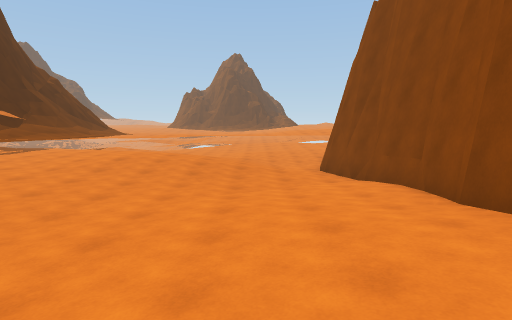
View 1 (above)

16 first-person views from a walk through a Unity game level. The camera is 1.5 m above the floor, tilts 6° down and sees 80° across. The floor is counted in squares, 2 m on a side. Each view is taken from the middle of a square. On the plan, view 1 faces up. The plan holds only what a view shows up to about 10 squares ahead; the rest is blank. The place goes on beyond the plan. The player is left out.

View 2
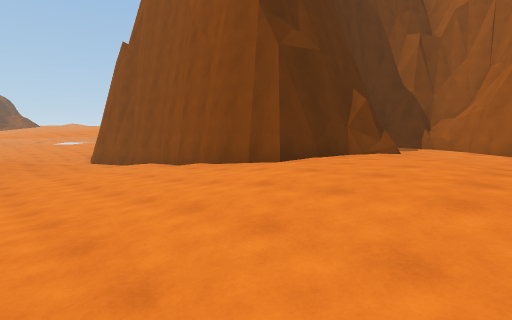

View 3
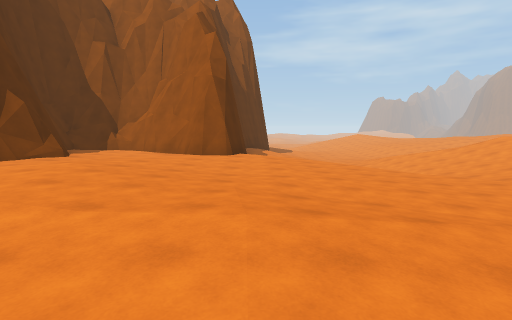

View 4
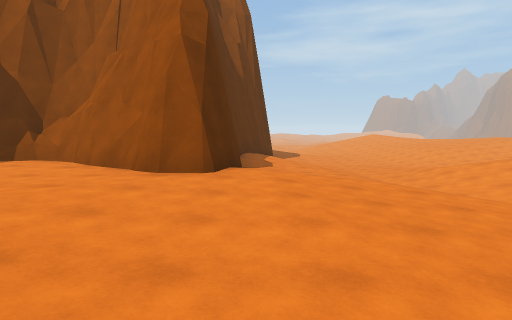

View 5
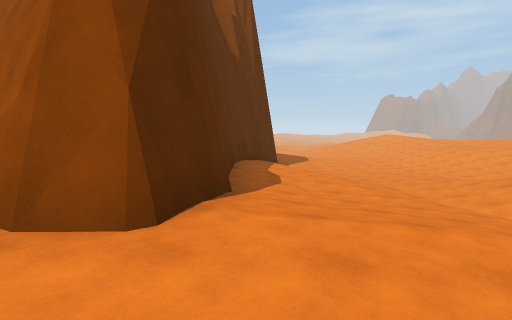

View 6
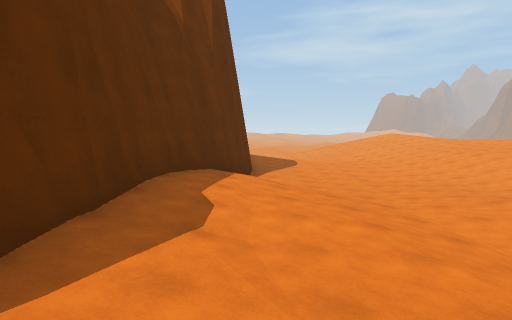

View 7
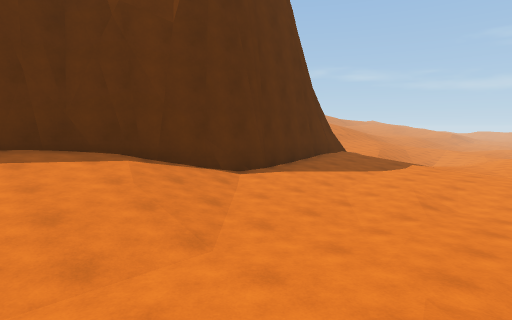

View 8
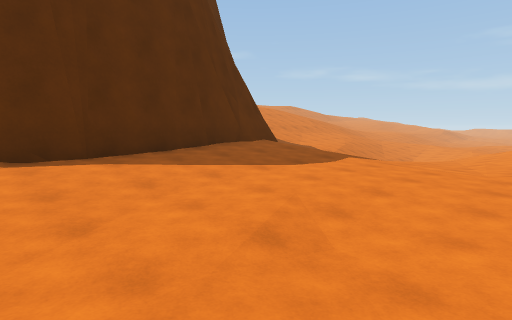

View 9
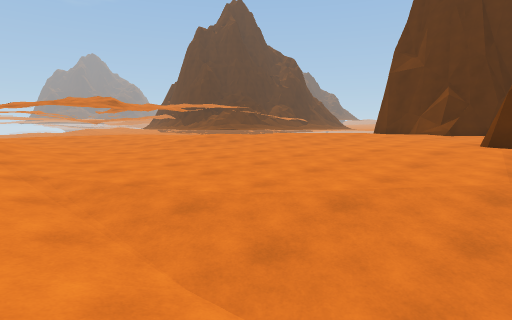

View 10
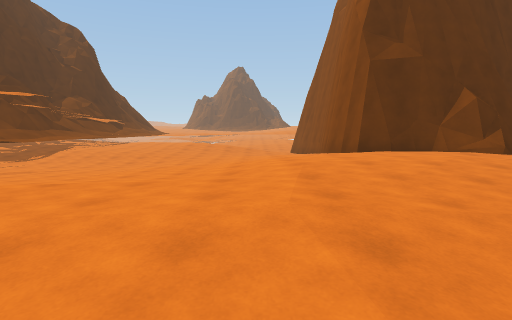

View 11
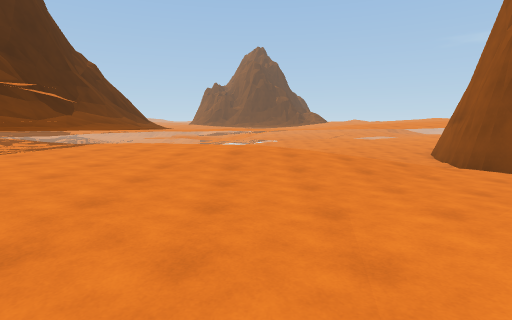

View 12
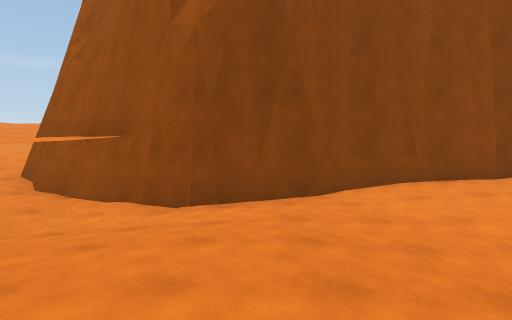

View 13
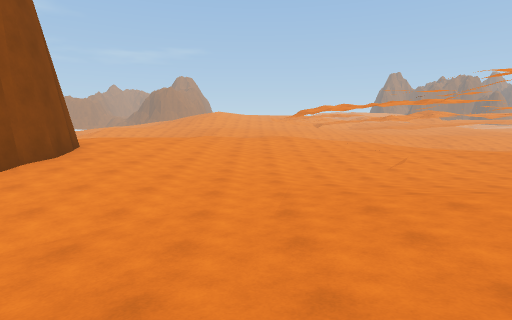

View 14
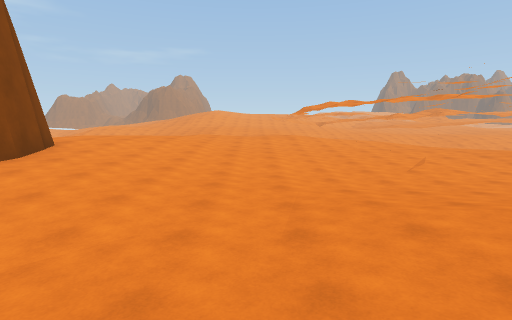

View 15
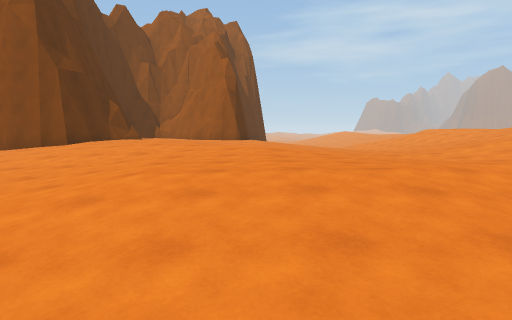

View 16
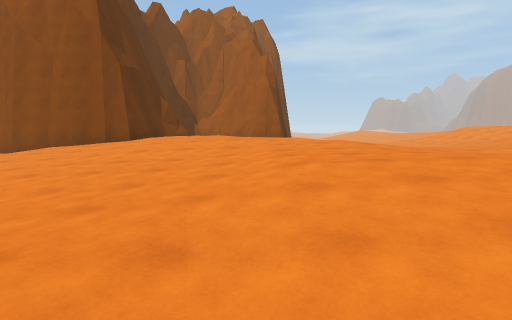

### Floor plan
Key: @ floor where view 1 was taken; # wall or solid block; . main floor; : floor 0.25 m higher than the main floor; - floor 0.25 m lower than the main floor; + floor 0.5 m higher than the main floor; _ floor 0.5 m lower than the main floor; * floor 0.75 m higher than the main floor; < floor 0.75 m lower than the main floor; % floor 1 m higher than the main floor; ( floor 1 m lower than the main floor; & floor 1.25 m higher than the main floor; ! floor 1.25 m lower than the main floor; ? floor 1.5 m lower than the main floor; / step, stairs or slope; = window, fence, low wall or low ledge; ^ raised ledge.
Columns run from 10 left of view 1 to 23 right of it. Each row starts with its distance up from view 1.
 13               #
 12  ^=&        _##
 11 ^^=&      _<<#
 10 ^#=      /-<##
  9  =     +:.._##
  8      :+++..-##
  7     /:::...--#
  6     :.....---#
  5     :.....-..#
  4     .........#
  3     .......::#
  2   /----...:++#
  1   -----...:+*#
  0  ........:@*%#######
 -1  .......:+*%%%%##%%#
 -2  :.....:++%%%%%%%%%#
 -3  ::.::+++*%%&&%%%%##
 -4    .:+**%%%%%%%%%%##
 -5     +*%%%%%%%%*%%%#######
 -6    ++%%%%%%%%****%*+:::+##########
 -7     *%%%%%%%**+++++......//<<<<__
 -8      *%%%***++++++:.----_<((((((((
 -9       %%%*+++++::..-__<<(((!!((((!
-10        %%*++++::..-_<<(((!!!!!(!!?
-11        %%%%%++:..-____<(((!???!!!?
-12           &&%*+:......-_((!????!!

Where each view was taken, in squares from view 1:
view 1: 0 up, 0 right, facing up
view 2: 4 down, 2 left, facing up-right
view 3: 6 down, 2 left, facing right
view 4: 6 down, 2 right, facing right
view 5: 6 down, 5 right, facing right
view 6: 7 down, 8 right, facing right
view 7: 12 down, 12 right, facing up-right
view 8: 12 down, 16 right, facing up-right
view 9: 12 down, 8 right, facing up-left
view 10: 8 down, 0 right, facing up
view 11: 2 up, 3 left, facing up
view 12: 8 up, 3 left, facing right
view 13: 8 up, 2 left, facing down
view 14: 7 up, 2 left, facing down
view 15: 6 down, 7 left, facing right
view 16: 4 down, 7 left, facing right
